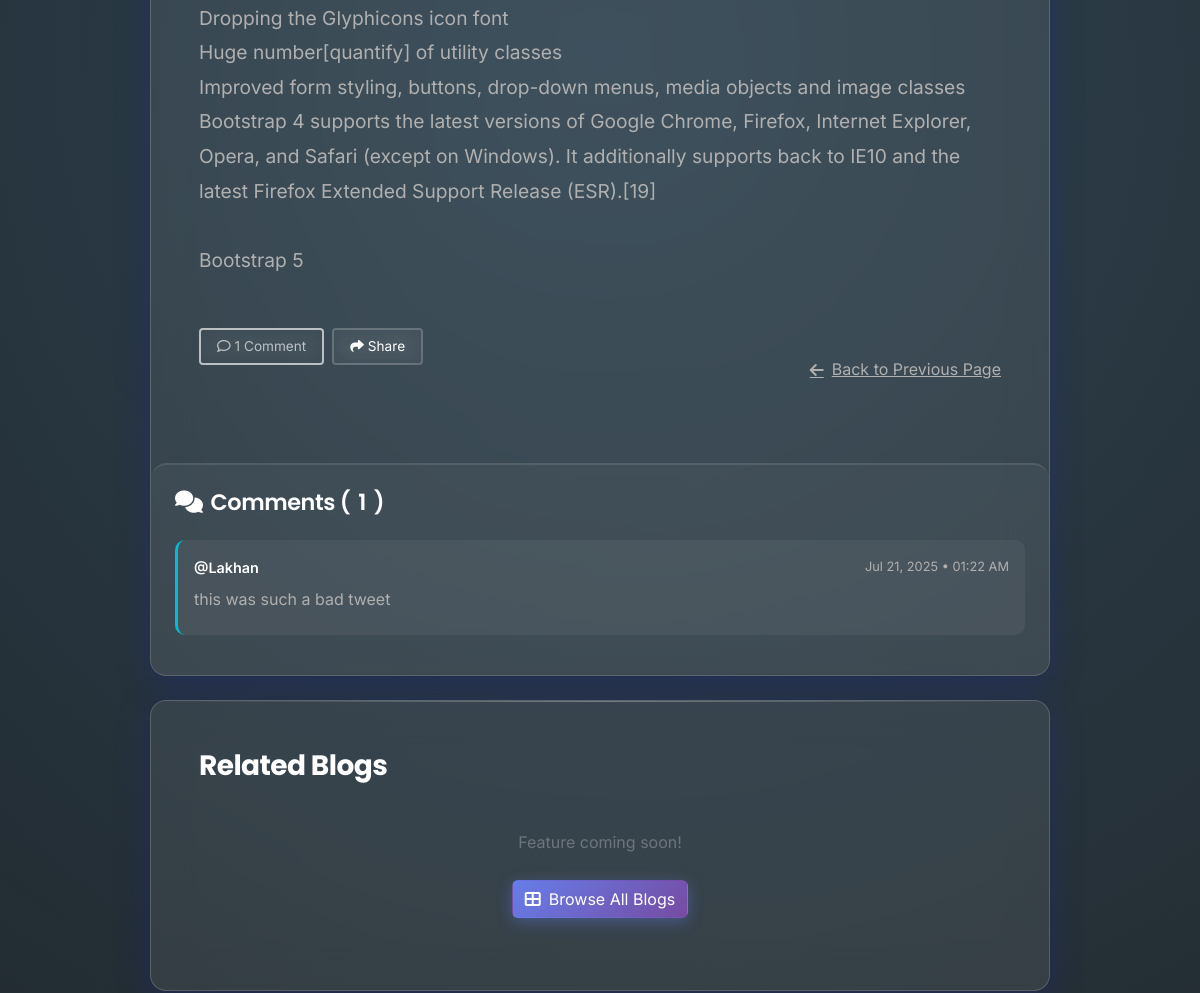
Before: /tweet/2/ (middle part) with the older database file.
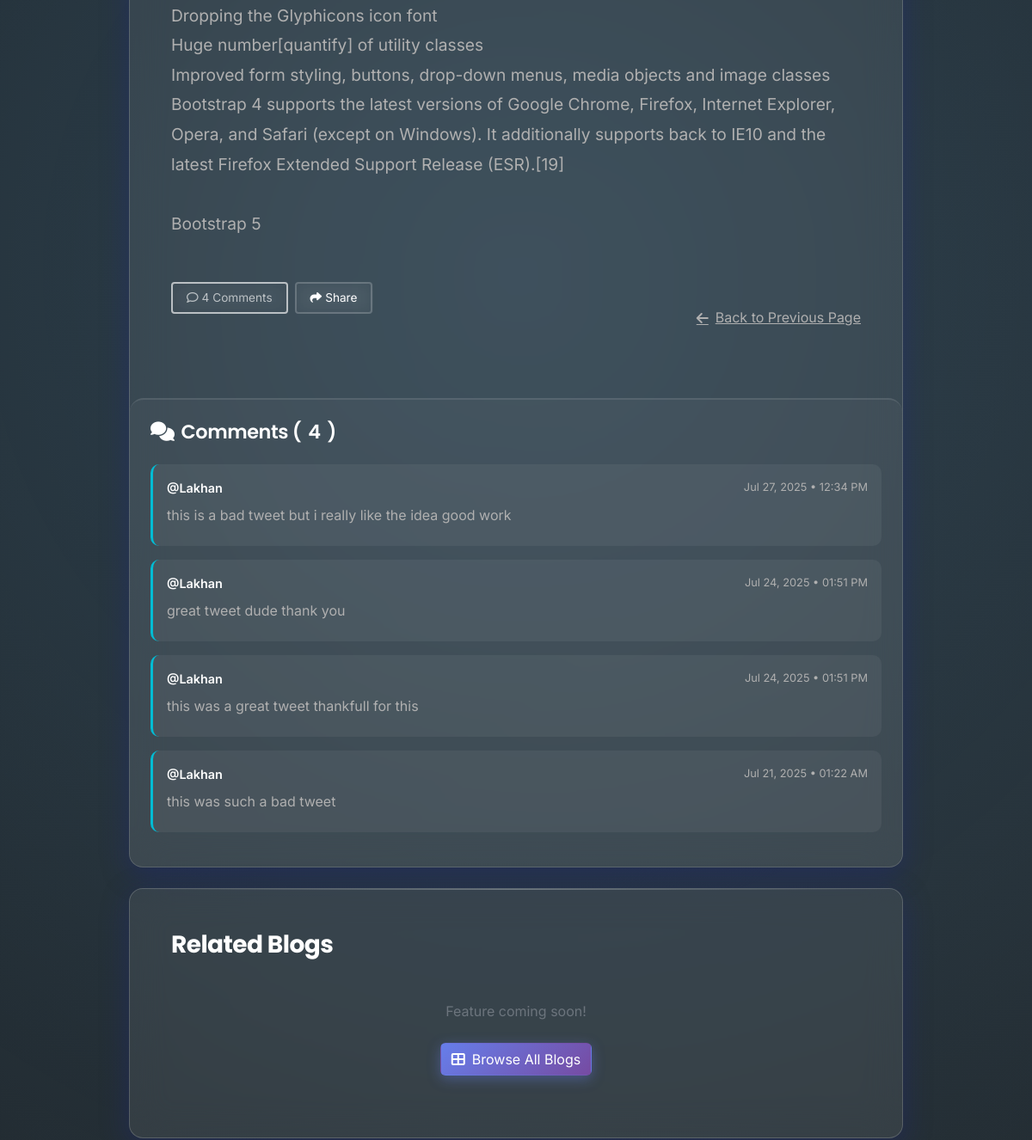
After: the same page with the newer database file.
### tweet/models.py (models this page shows, shortened)
class Tweet(models.Model):
    user= models.ForeignKey(User,on_delete=models.CASCADE)
    title=models.TextField(max_length=240,default='my first blog')
    text=models.TextField(max_length=240)
    photo=models.ImageField(upload_to='photos/',blank=True,null=True)
    created_at=models.DateTimeField(auto_now_add=True)
    updated_at=models.DateTimeField( auto_now=True)
    likes = models.ManyToManyField(User, related_name='liked_tweets', blank=True)

class Comment(models.Model):
    tweet = models.ForeignKey(Tweet, on_delete=models.CASCADE, related_name='comments')
    user = models.ForeignKey(User, on_delete=models.CASCADE)
    text = models.TextField(max_length=500)
    created_at = models.DateTimeField(auto_now_add=True)
    sentiment = models.CharField(max_length=20, default='neutral')  # 'positive', 'negative', 'neutral'

### tweet/views.py (the view)
# urls.py: path('<int:tweet_id>/', views.tweet_detail, name='tweet_detail'),
def tweet_detail(request, tweet_id):
    tweet = get_object_or_404(Tweet, id=tweet_id)
    comments = tweet.comments.all().order_by('-created_at')
    return render(request, 'tweet_page.html', {
        'tweet': tweet,
        'comments': comments
    })

### tweet/templates/tweet_page.html (shortened to what this page needs)
{% extends "layout.html" %}
{% block content%}
<div class="container py-5">
  <div class="tweet-container">
    <div class="glass-card p-0 overflow-hidden mb-4">
      <div class="p-4 p-md-5">
        <div class="tweet-content">{{ tweet.text|linebreaksbr }}</div>
        <div class="d-flex flex-column flex-md-row justify-content-between align-items-start align-items-md-center">
          <div class="tweet-actions-buttons">
            <button class="btn btn-outline-custom btn-sm" disabled id="comment-count-btn">
              <i class="far fa-comment me-1"></i><span id="comment-count">{{ comments.count }}</span> Comment<span id="comment-plural">{{ comments.count|pluralize }}</span>
            </button>
            <button class="btn btn-outline-custom btn-sm" onclick="sharePost()">
              <i class="fas fa-share me-1"></i>Share
            </button>
          </div>
          <a href="javascript:history.back()" class="back-link">
            <i class="fas fa-arrow-left me-2"></i>Back to Previous Page
          </a>
        </div>
      </div>
      <div class="comments-section" id="comments-section">
        <h3>
          <i class="fas fa-comments"></i>
          Comments (<span id="comments-count">{{ comments.count }}</span>)
        </h3>
        <div id="comments-container">
          {% for c in comments %}
            <div class="comment-card" data-comment-id="{{ c.id }}">
              <div class="comment-header">
                <a href="{% url 'user_profile' c.user.id %}" style="color: inherit; text-decoration: none;">
                <div class="comment-user">@{{ c.user.username }}</div>
                </a>
                <div class="comment-date">{{ c.created_at|date:"M d, Y • h:i A" }}</div>
              </div>
              <div class="comment-text">{{ c.text|linebreaksbr }}</div>
            </div>
          {% empty %}
            <div class="no-comments" id="no-comments-message">
              <i class="far fa-comment-slash mb-2" style="font-size: 2rem; opacity: 0.5;"></i>
              <p>No comments yet. Be the first to start the conversation!</p>
            </div>
          {% endfor %}
        </div>
      </div>
    </div>
    <div class="glass-card p-4 p-md-5 mt-4">
      <h3 class="fw-bold mb-4">Related Blogs</h3>
      <div class="text-center py-4">
        <p class="text-secondary mb-4">Feature coming soon!</p>
        <a href="{% url 'tweet_list' %}" class="btn btn-primary-custom">
          <i class="fas fa-th-large me-2"></i>Browse All Blogs
        </a>
      </div>
    </div>
  </div>
</div>
{% endblock %}

### templates/layout.html (shortened to what this page needs)
<!DOCTYPE html>
<html lang="en">
  <head>
    <link
      href="https://cdn.jsdelivr.net/npm/bootstrap@5.3.6/dist/css/bootstrap.min.css"
      rel="stylesheet"
    />
    <link
      rel="stylesheet"
      href="https://cdnjs.cloudflare.com/ajax/libs/font-awesome/6.4.0/css/all.min.css"
    />
  </head>
  <body class="d-flex flex-column min-vh-100">
    <main class="flex-grow-1">
      <main class="container-fluid px-4 py-5 page-transition">
        {% block content %}{% endblock %}
      </main>
    </main>
  </body>
</html>

### templates/layout.html (style rules this page uses)
:root { --primary-gradient: linear-gradient(135deg, #667eea 0%, #764ba2 100%); --secondary-gradient: linear-gradient(135deg, #f093fb 0%, #f5576c 100%); --accent-gradient: linear-gradient(135deg, #4facfe 0%, #00f2fe 100%); --success-gradient: linear-gradient(135deg, #0ba360 0%, #3cba92 100%); --warning-gradient: linear-gradient(135deg, #f093fb 0%, #f5576c 100%); --dark-gradient: linear-gradient(135deg, #0c0c0c 0%, #1a1a1a 100%); --glass-bg: rgba(255, 255, 255, 0.08); --glass-border: rgba(255, 255, 255, 0.18); --text-primary: #ffffff; --text-secondary: #b0b0b0; --shadow-primary: 0 8px 32px rgba(31, 38, 135, 0.37); --shadow-hover: 0 15px 35px rgba(31, 38, 135, 0.5); --border-radius-sm: 10px; --border-radius-md: 16px; --border-radius-lg: 24px; }
* { margin: 0; padding: 0; box-sizing: border-box; }
body { background: var(--dark-gradient); color: var(--text-primary); font-family: "Inter", -apple-system, BlinkMacSystemFont, sans-serif; line-height: 1.6; min-height: 100vh; overflow-x: hidden; }
h1, h2, h3, h4, h5, h6, .display-1, .display-2, .display-3, .display-4, .display-5, .display-6 { font-family: "Poppins", sans-serif; letter-spacing: -0.02em; }
body::before { content: ""; position: fixed; top: 0; left: 0; width: 100%; height: 100%; background: radial-gradient( circle at 15% 40%, rgba(120, 119, 198, 0.25) 0%, transparent 45% ), radial-gradient( circle at 85% 25%, rgba(255, 119, 198, 0.25) 0%, transparent 45% ), radial-gradient( circle at 50% 80%, rgba(120, 200, 255, 0.25) 0%, transparent 45% ); z-index: -1; animation: backgroundShift 20s ease-in-out infinite alternate; }
.btn-primary-custom { background: var(--primary-gradient); color: white; box-shadow: 0 4px 15px rgba(102, 126, 234, 0.4); }
.btn-outline-custom { background: transparent; border: 2px solid rgba(255, 255, 255, 0.2); color: var(--text-primary); backdrop-filter: blur(10px); box-shadow: none; }
.btn-sm { padding: 0.4rem 1rem; font-size: 0.85rem; }
.glass-card { background: var(--glass-bg); backdrop-filter: blur(20px); -webkit-backdrop-filter: blur(20px); border: 1px solid var(--glass-border); border-radius: var(--border-radius-md); box-shadow: var(--shadow-primary); transition: all 0.4s cubic-bezier(0.4, 0, 0.2, 1); overflow: hidden; position: relative; }
.glass-card::before { content: ""; position: absolute; top: 0; left: 0; right: 0; height: 1px; background: linear-gradient( 90deg, transparent, rgba(255, 255, 255, 0.3), transparent ); }
.page-transition { animation: fadeInUp 0.6s ease-out; }

### tweet/templates/tweet_page.html (style rules this page uses)
.tweet-container { max-width: 900px; margin: 0 auto; }
.tweet-content { font-size: 1.2rem; line-height: 1.8; margin-bottom: 3rem; color: var(--text-secondary); word-wrap: break-word; }
.back-link { display: inline-flex; align-items: center; margin-top: 2rem; color: var(--text-secondary); transition: all 0.3s ease; }
.tweet-actions-buttons { display: flex; flex-wrap: wrap; gap: 0.5rem; margin-bottom: 1rem; }
.tweet-actions-buttons .btn { flex-shrink: 0; }
.comments-section { margin-top: 2rem; padding: 1.5rem; background: rgba(255, 255, 255, 0.03); border-radius: var(--border-radius-md); border-top: 2px solid rgba(255, 255, 255, 0.1); }
.comments-section h3 { color: var(--text-primary, #fff); font-size: 1.4rem; font-weight: 600; margin-bottom: 1.5rem; display: flex; align-items: center; gap: 0.5rem; }
.comment-card { background: rgba(255, 255, 255, 0.05); padding: 1rem; border-radius: var(--border-radius-sm); margin-bottom: 1rem; border-left: 3px solid var(--primary-color, #00bcd4); transition: all 0.3s ease; }
.comment-header { display: flex; justify-content: space-between; align-items: center; margin-bottom: 0.5rem; }
.comment-user { font-weight: 600; color: var(--text-primary, #fff); font-size: 0.9rem; }
.comment-date { font-size: 0.8rem; color: var(--text-secondary, #aaa); }
.comment-text { font-size: 1rem; color: var(--text-secondary, #ccc); line-height: 1.5; margin-bottom: 0.5rem; }

Changed rows visible on the page:
added Comment: user.username "Lakhan", created_at "Jul 27, 2025 • 12:34 PM", text "this is a bad tweet but i really like the idea good work"
added Comment: user.username "Lakhan", created_at "Jul 24, 2025 • 01:51 PM", text "great tweet dude thank you"
added Comment: user.username "Lakhan", created_at "Jul 24, 2025 • 01:51 PM", text "this was a great tweet thankfull for this"
Other visible differences:
{{ comments.count }}: "1" → "4"
